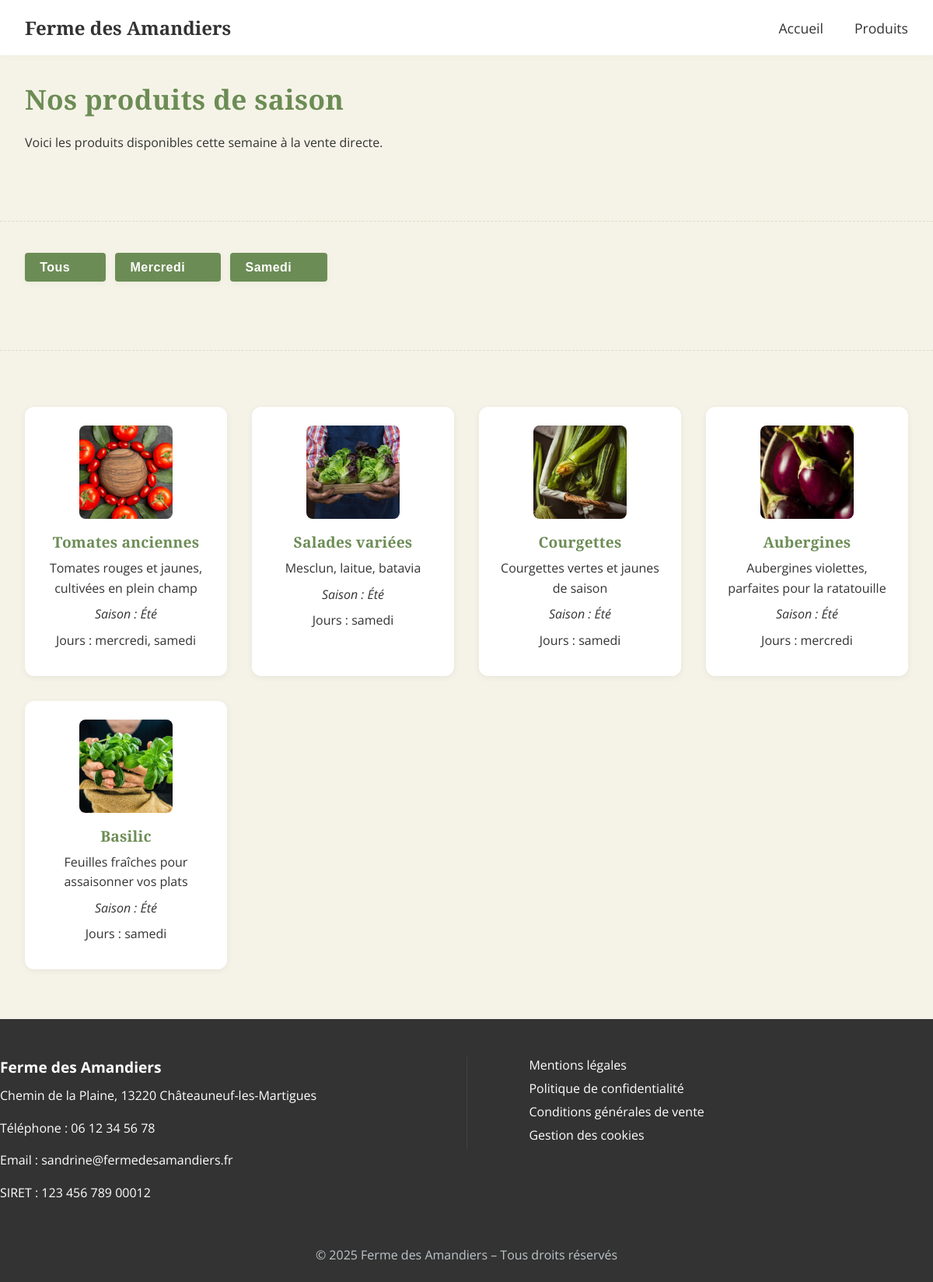
/produits.php, run on the app's committed database.
### tables this page shows
CREATE TABLE `produits` (
  `id` int(11) NOT NULL,
  `nom` varchar(100) NOT NULL,
  `description` text DEFAULT NULL,
  `image_url` varchar(255) DEFAULT NULL,
  `saison_id` int(11) DEFAULT NULL
);

CREATE TABLE `saisons` (
  `id` int(11) NOT NULL,
  `nom` varchar(50) NOT NULL
);

### produits.php (the view, shortened to what this page needs)
<?php
require_once 'data/db.php';
$date = new DateTime();
$saisonCourante = '';
if ($date->format('m') >= 3 && $date->format('m') <= 5) {
    $saisonCourante = 'Printemps';
} elseif ($date->format('m') >= 6 && $date->format('m') <= 8) {
    $saisonCourante = 'Été';
} elseif ($date->format('m') >= 9 && $date->format('m') <= 11) {
    $saisonCourante = 'Automne';
} else {
    $saisonCourante = 'Hiver';
}
$sql = "
    SELECT
        p.id,
        p.nom,
        p.description,
        p.image_url,
        s.nom AS saison,
        GROUP_CONCAT(j.nom SEPARATOR ', ') AS jours
    FROM produits p
        LEFT JOIN saisons s ON p.saison_id = s.id
        LEFT JOIN produit_jour pj ON p.id = pj.produit_id
        LEFT JOIN jours j ON pj.jour_id = j.id
    WHERE s.nom = :saison
    GROUP BY p.id
";
$stmt = $pdo->prepare($sql);
$stmt->bindParam(':saison', $saisonCourante, PDO::PARAM_STR);
$stmt->execute();
$produits = $stmt->fetchAll(PDO::FETCH_ASSOC);
?>
<?php include 'partials/header.php'; ?>
<main>
    <section>
        <h1>Nos produits de saison</h1>
        <p>Voici les produits disponibles cette semaine à la vente directe.</p>
    </section>
    <section>
        <button data-filtre="tous">Tous</button>
        <button data-filtre="mercredi">Mercredi</button>
        <button data-filtre="samedi">Samedi</button>
    </section>
    <section>
        <div class="grille-produits">
        <?php foreach ($produits as $produit): ?>
            <?php
                $joursClasses = strtolower(str_replace(', ', ' ', $produit['jours']));
            ?>
            <div class="produit" data-jour="<?= $joursClasses ?>">
                <img src="<?= $produit['image_url'] ?>" alt="<?= htmlspecialchars($produit['nom']) ?>">
                <h2><?= htmlspecialchars($produit['nom']) ?></h2>
                <p><?= htmlspecialchars($produit['description']) ?></p>
                <p><em>Saison : <?= $produit['saison'] ?></em></p>
                <p>Jours : <?= $produit['jours'] ?></p>
            </div>
        <?php endforeach; ?>
        </div>
    </section>
</main>
<?php include 'partials/footer.php'; ?>

### partials/header.php (shortened to what this page needs)
<!DOCTYPE html>
<html lang="fr">
<head>
    <link rel="stylesheet" href="assets/css/style.css">
</head>
<body>
    <header class="header-main">
        <div class="header-container">
            <div class="site-title">Ferme des Amandiers</div>
            <nav>
                <ul class="nav-list">
                    <li><a href="index.php">Accueil</a></li>
                    <li><a href="produits.php">Produits</a></li>
                </ul>
            </nav>
        </div>
    </header>

### partials/footer.php (shortened to what this page needs)
        <footer class="footer-main">
            <div class="footer-container">
                <div class="footer-coords">
                    <h4>Ferme des Amandiers</h4>
                    <p>Chemin de la Plaine, 13220 Châteauneuf-les-Martigues</p>
                    <p>Téléphone : 06 12 34 56 78</p>
                    <p>Email : sandrine@fermedesamandiers.fr</p>
                    <p>SIRET : 123 456 789 00012</p>
                </div>
                <div class="footer-links">
                    <a href="#mentions-legales">Mentions légales</a>
                    <a href="#politique-confidentialite">Politique de confidentialité</a>
                    <a href="#cgv">Conditions générales de vente</a>
                    <a href="#cookies">Gestion des cookies</a>
                </div>
            </div>
            <div class="footer-copyright">
                &copy; <?= date('Y') ?> Ferme des Amandiers – Tous droits réservés
            </div>
        </footer>
    </body>
</html>

### assets/css/style.css (style rules this page uses)
* { margin: 0; padding: 0; box-sizing: border-box; }
html, body { height: 100%; font-family: 'Open Sans', sans-serif; background-color: #F5F3E7; color: #333333; }
a { color: inherit; text-decoration: none; }
h1, h2, h3 { margin-bottom: 0.5rem; font-weight: bold; font-family: 'Playfair Display', serif; color: #6C8C55; }
p { margin-bottom: 1rem; line-height: 1.6; }
img { max-width: 100%; height: auto; display: block; }
header, footer, section { padding: 2rem 1rem; max-width: 1200px; margin: auto; }
.grille-produits { display: grid; grid-template-columns: repeat(auto-fit, minmax(260px, 1fr)); gap: 2rem; margin-top: 2rem; }
.produit { background: #fff; border-radius: 12px; box-shadow: 0 2px 8px rgba(0,0,0,0.06); padding: 1.5rem; display: flex; flex-direction: column; align-items: center; transition: box-shadow 0.2s; }
.produit img { width: 120px; height: 120px; object-fit: cover; border-radius: 8px; margin-bottom: 1rem; }
.produit h2 { font-size: 1.2rem; margin-bottom: 0.5rem; color: #6C8C55; }
.produit p { font-size: 1rem; margin-bottom: 0.5rem; text-align: center; }
section button[data-filtre] { margin: 0 0.5rem 1rem 0; padding: 0.5rem 1.2rem; background: #6C8C55; color: #fff; border: none; border-radius: 4px; cursor: pointer; font-size: 1rem; transition: background 0.2s; }
button, .btn, .produit, .grille-produits, .etape, .hero-img { transition: all 0.3s cubic-bezier(.4,0,.2,1); }
section + section { border-top: 1px dashed #6C8C5533; margin-top: 2.5rem; padding-top: 2.5rem; }
section button[data-filtre] { font-weight: 600; letter-spacing: 0.03em; box-shadow: 0 2px 8px rgba(108,140,85,0.08); position: relative; }
section button[data-filtre]:after { content: '\2192'; opacity: 0; margin-left: 0.5em; transition: opacity 0.2s, transform 0.2s; font-size: 1.1em; color: #F5F3E7; }
h1, h2, h3 { letter-spacing: 0.01em; text-transform: none; }
h1 { font-size: 2.2rem; margin-bottom: 1.2rem; }
h2 { font-size: 1.5rem; margin-bottom: 1rem; }
header, footer, section { padding-left: 2rem; padding-right: 2rem; }
.grille-produits { margin-bottom: 2rem; }
.header-main { background: #fff; box-shadow: 0 2px 8px rgba(108,140,85,0.04); width: 100vw; min-width: 100vw; position: relative; left: 50%; right: 50%; margin-left: -50vw; margin-right: -50vw; padding: 0; z-index: 10; }
.header-container { max-width: 1200px; margin: 0 auto; display: flex; justify-content: space-between; align-items: center; padding: 1.2rem 2rem 1.2rem 2rem; width: 100%; }
.site-title { font-size: 1.5rem; font-family: 'Playfair Display', serif; font-weight: bold; color: #333333; }
.nav-list { display: flex; gap: 2.5rem; list-style: none; margin: 0; padding: 0; }
.nav-list li a { color: #333333; font-size: 1.1rem; font-family: 'Open Sans', sans-serif; text-decoration: none; transition: color 0.2s; }
.footer-main { background: #333333; color: #fff; padding: 3rem 0 1.5rem 0; width: 100vw; min-width: 100vw; position: relative; left: 50%; right: 50%; margin-left: -50vw; margin-right: -50vw; z-index: 10; }
.footer-container { max-width: 1200px; margin: 0 auto; display: flex; flex-direction: column; align-items: center; gap: 2rem; width: 100%; }
@media (min-width: 900px) { .footer-container { flex-direction: row; align-items: flex-start; justify-content: center; gap: 3rem; } }
.footer-coords, .footer-links { width: 100%; }
.footer-coords { text-align: left; flex: 1 1 50%; }
.footer-coords h4 { font-size: 1.2rem; font-weight: bold; margin-bottom: 0.7rem; }
.footer-links { display: flex; flex-direction: column; gap: 0.5rem; text-align: left; flex: 1 1 50%; }
.footer-links a { color: #fff; text-decoration: none; font-size: 1rem; transition: color 0.2s; }
@media (min-width: 900px) { .footer-coords, .footer-links { text-align: left; width: auto; } }
.footer-copyright { text-align: center; color: #bfc5c9; font-size: 1rem; margin-top: 2.5rem; width: 100%; }
.produit { transition: opacity 0.35s cubic-bezier(.4,0,.2,1), transform 0.35s cubic-bezier(.4,0,.2,1); opacity: 1; transform: scale(1); }

### data on the page
produits: image_url (picture), nom "Tomates anciennes", description "Tomates rouges et jaunes, cultivées en plein champ", saison.nom "Été", jours "mercredi, samedi"
produits: image_url (picture), nom "Salades variées", description "Mesclun, laitue, batavia", saison.nom "Été", jours "samedi"
produits: image_url (picture), nom "Courgettes", description "Courgettes vertes et jaunes de saison", saison.nom "Été", jours "samedi"
produits: image_url (picture), nom "Aubergines", description "Aubergines violettes, parfaites pour la ratatouille", saison.nom "Été", jours "mercredi"
produits: image_url (picture), nom "Basilic", description "Feuilles fraîches pour assaisonner vos plats", saison.nom "Été", jours "samedi"
